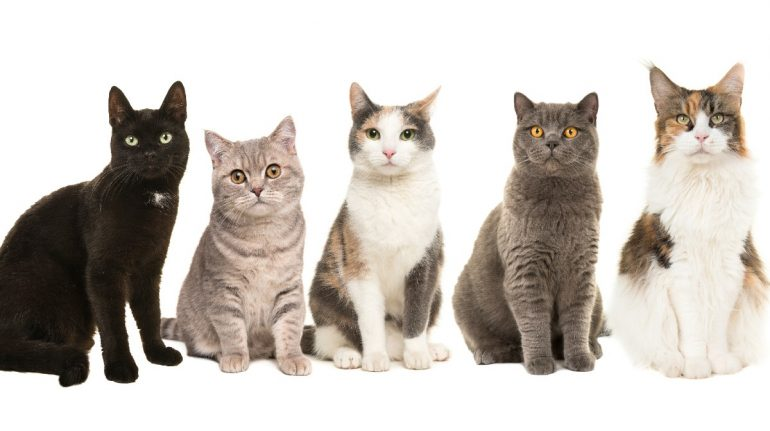
#> input picture SEMANA 7/1.- Fundamentos de procesamiento de imágenes/Images/gatos.jpg, 770 x 431 px, found by its file name
$ jupyter execute M2_U2_L1_Ac4_Problemas.ipynb
#> lines starting #> are read from the running program, lines starting #| are printed output that depends on the picture; after the words box and inside, x2 and y2 are one past the last pixel; in counts of white or black regions, pixels touching at a corner belong together
# Actividad
Problemas en visión computacional

---

Por: Ángela Daniela Córdoba Álvarez

---

La visión computacional es una rama de la inteligencia artificial que se enfoca en la interpretación automática de imágenes y videos por parte de los ordenadores.
Algunas de las aplicaciones más comunes en visión computacional incluyen la clasificación de objetos, la detección de objetos y la segmentación de imágenes.

El problema de clasificación de objetos en imágenes es un campo de la visión computacional que se centra en asignar una etiqueta o categoría a una imagen que contiene uno o varios objetos específicos.

**Etapas del proceso de clasificación de objetos**

> **Preprocesamiento de datos:**
Las imágenes de entrenamiento se preprocesan para garantizar la consistencia en términos de tamaño, formato y calidad. Esto puede incluir operaciones como la normalización de píxeles, el redimensionamiento de imágenes y la corrección de la
iluminación.

> **Extracción de características:**
Se extraen características relevantes de las imágenes que ayudan al modelo a distinguir entre diferentes clases de objetos. Estas características pueden incluir bordes, texturas, colores y formas.

> **Entrenamiento del modelo:**
Se entrena un modelo de clasificación utilizando el conjunto de datos etiquetados.
Durante el entrenamiento, el modelo ajusta sus parámetros para minimizar la diferencia entre las etiquetas predichas y las etiquetas reales de las imágenes de entrenamiento.

> **Evaluación del modelo:**
El modelo entrenado se evalúa utilizando un conjunto de datos de prueba independiente para determinar su rendimiento en la clasificación de objetos en imágenes nuevas y no vistas (se usan métricas como precisión, exhaustividad y puntuación F1).

**Componentes de la detección de objetos**

> **Identificación de objetos:** El primer paso en la detección de objetos es identificar las clases de objetos presentes en la imagen.

> **Localización de objetos:**
Se determina la ubicación espacial precisa de cada objeto dentro de la imagen. Se logra definiendo cajas delimitadoras (bounding boxes) que rodean a cada objeto detectado, especificando sus coordenadas en términos de píxeles o proporciones relativas en la imagen.

> **Clasificación y etiquetado:**
Es necesario clasificarlos correctamente
asignando una etiqueta o categoría a cada uno.

## Ejercicio de Reconocimiento de Rostros de gatos

[cell 1]
# Importar bibliotecas
import cv2
import numpy as np

[cell 2]
# Carga del clasificador de cascada entrenado para detectar rostros de gatos

faceClassif = cv2.CascadeClassifier('haarcascade_frontalcatface.xml')

[cell 3]
# Carga de la imagen de los gatos
image = cv2.imread('gatos.jpg')
#> image is the input picture: shape (431, 770, 3); mean B, G, R 190.4, 196.7, 203
image1 = cv2.imread('gatos.jpeg')
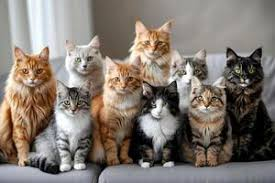
#> input picture SEMANA 7/1.- Fundamentos de procesamiento de imágenes/Images/gatos.jpeg, 275 x 183 px, found by its file name
#> image1 is the input picture: shape (183, 275, 3); mean B, G, R 113.2, 121.2, 130.6

# Convertir la imagen a escala de grises
gray = cv2.cvtColor(image, cv2.COLOR_BGR2GRAY)
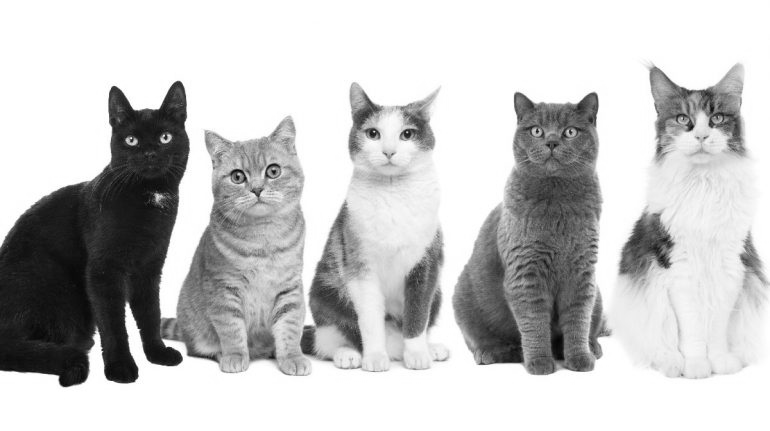
#> gray: shape (431, 770); min 4, max 255, mean 197.9
gray1 = cv2.cvtColor(image1, cv2.COLOR_BGR2GRAY)
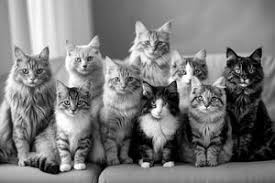
#> gray1: shape (183, 275); min 0, max 255, mean 123.1

Se especifican diferentes parámetros: 'scaleFactor' que especifica cuánto se
reduce la imagen en cada escala de la pirámide de imagen (entre más pequeño el
valor, más precisa la detección pero más tiempo de cálculo); 'minNeighbors' que
es el número mínimo de vecinos que deben encontrarse para que se considere un
objeto; 'minSize' que especifica el tamaño mínimo de los objetos a considerar;
'maxSize' que especifica el tamaño máximo de los objetos a considerar. Y los resultados se almacenan en una variable que contiene las coordenadas *(x, y, w, h)* de los cuadrados delimitadores de los rostros detectados.

[cell 4]
# Detección de rostros de gatos
faces = faceClassif.detectMultiScale(gray,
                                     scaleFactor = 1.1,
                                     minNeighbors=5,
                                     minSize=(30,30),
                                     maxSize=(200,200))
#> faces = [[662, 89, 77, 77], [515, 100, 76, 76], [349, 100, 81, 81]]
print(faces)
#| [[662  89  77  77]
#|  [515 100  76  76]
#|  [349 100  81  81]]
print(f'Número de rostros detectados: {len(faces)}')
#| Número de rostros detectados: 3

# Otra imagen
faces1 = faceClassif.detectMultiScale(gray1,
                                     scaleFactor = 1.1,
                                     minNeighbors=5,
                                     minSize=(30,30),
                                     maxSize=(200,200))
#> faces1 = [[106, 64, 35, 35], [142, 89, 35, 35]]
print(faces1)
#| [[106  64  35  35]
#|  [142  89  35  35]]
print(f'Número de rostros detectados: {len(faces1)}')
#| Número de rostros detectados: 2

[cell 5]
# Dibujar rectángulos alrededor de los rostros
for (x, y, w, h) in faces:
    cv2.rectangle(image, (x, y), (x+w, y+h), (0, 255, 0), 2)
#> this loop made 3 passes
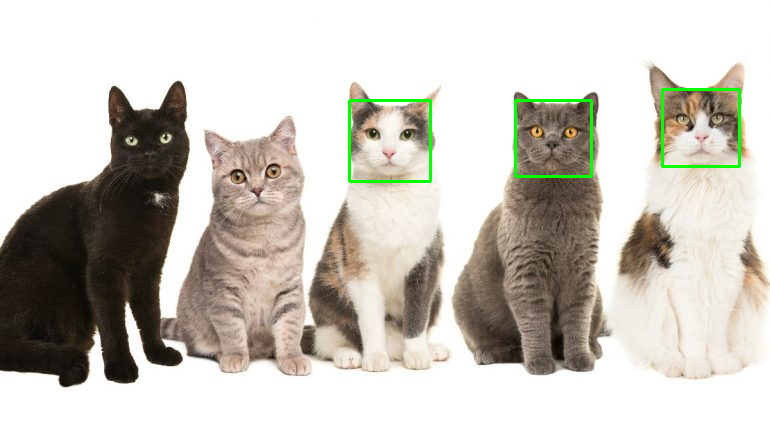
#> image: shape (431, 770, 3); 0.84% of pixels changed, all inside (x1, y1, x2, y2) = (348, 88, 741, 183)

for (x, y, w, h) in faces1:
    cv2.rectangle(image1, (x, y), (x+w, y+h), (0, 255, 0), 2)
#> this loop made 2 passes
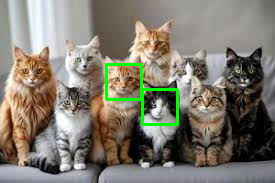
#> image1: shape (183, 275, 3); 1.61% of pixels changed, all inside (x1, y1, x2, y2) = (105, 63, 179, 126)
